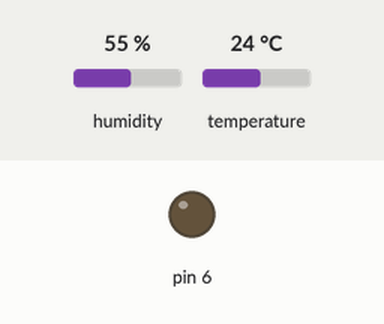
The sketch below on a simulated Arduino Pro Mini, built with avr-gcc and run on an emulated ATmega328P. Parts: output pins drawn as LEDs (lit = HIGH). The inputs (shaded band) are chosen by the test bench; at power-on: humidity 55 %, temperature 24 °C. Sleep ends after the set time or at an interrupt; the modem accepts every AT command (registered, SIM ready, sends succeed) and sends nothing else; what the sketch prints to the serial monitor is not drawn.

Above: at 17.5 s.
At 28.2 s:
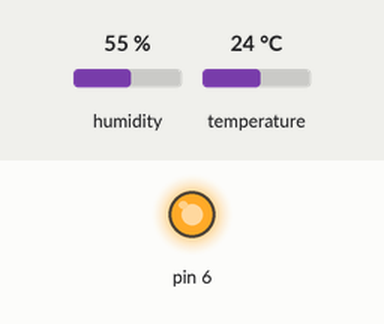
Timing chart, 0 to 43.6 s (numbered marks = the images above):
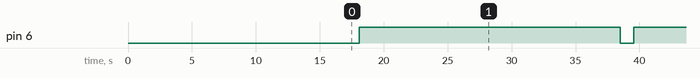

Measured:
- by itself, pin 6: alternates HIGH for 19.4 s and LOW for 1.1 s

The sketch:

xbee_proba_kanpoko.ino
```cpp
#include <SoftwareSerial.h>
//#include "SparkFunHTU21D.h"
#include <avr/sleep.h>
#include <avr/power.h>
#include <DHT.h>

#define LED_PIN 13
#define DHTPIN 5
#define DHTTYPE DHT22  //DHT22 (AM2302)

SoftwareSerial xbee(9, 10); //Rx, Tx
//HTU21D sentsorea;
DHT dht(DHTPIN, DHTTYPE);

volatile int wdt_count = 1;
volatile int f_wakeup = 0;

void setup() {
  // Clear the WDT flag in the MCU Status Register
  MCUSR &= ~(_BV(WDRF));

  // put your setup code here, to run once:
  Serial.begin(9600);

  xbee.begin(9600); // Xbee abiarazi
  setupXbee();

//  sentsorea.begin(); // HTU21D abiarazi
  dht.begin(); // DHT abiarazi

  Serial.println("setup() ProMini ondo"); // Monitor Serie panatailan inprimatzeko
  setupWDT();
}

void setupXbee() {
  pinMode(6, OUTPUT);
  digitalWrite(6, LOW);

  xbee.begin(9600);
  delay(1000);

  xbee.print("+++");
  Serial.println("+++");
  delay(10000);
  while(xbee.available()>0) {
    Serial.print(char(xbee.read()));
  }
  Serial.println();

  xbee.print("ATSM1"); xbee.write(0x0D);
  Serial.println("ATSM1");
  delay(3000);
  while(xbee.available()>0) {
    Serial.print(char(xbee.read()));
  }
  Serial.println();
  /*
  xbee.print("ATWR"); xbee.write(0x0D);
  Serial.println("ATWR");
  delay(5000);
  while(xbee.available()>0) {
    Serial.print(char(xbee.read()));
  }
  Serial.println();
  */
  xbee.print("ATCN"); xbee.write(0x0D);
  Serial.println("ATCN");
  delay(3000);
  while(xbee.available()>0) {
    Serial.print(char(xbee.read()));
  }
  Serial.println();
}


void setupWDT() {
  // ATmega328p manual
  // Setup the WatchDog Timer (WDT) as indicated in section 11.8
  // The WDT Control Register (WDTCSR) is described in section 11.9.2
  // Alterations to the Watchdog set-up must follow timed sequences:
  // 1.- In the same operation, write a logic one to the Watchdog change enable bit (WDCE) and WDE.
  WDTCSR |= (_BV(WDCE) | _BV(WDE));

  // 2.- Within the next four clock cycles, write the WDE and Watchdog prescaler bits (WDP) as desired,
  //     but with the WDCE bit cleared. This must be done in one operation.
  WDTCSR = (1 << WDP2 | 1 << WDP1); // Table 11-2. Watchdog Timer Prescale Select
  // WDP3 WDP2 WDP1 WDP0 Number of WDT Oscillator Cycles Typical Time-out at VCC = 5.0V
  // 0    1    1    0    128K (131072) cycles            1.0s

  // Table 11-1. Watchdog Timer Configuration
  // WDTON WDE WDIE Mode           Action on Time-out
  // 0     0   1    Interrupt Mode Interrupt
  //                               The "WDT_vect" ISR (Interrupt Service Routine) will be called when the WDT times out.
  WDTCSR |= _BV(WDIE); //

  // Table 10-1. Active Clock Domains and Wake-up Sources in the Different Sleep Modes.
  set_sleep_mode(SLEEP_MODE_PWR_DOWN); // maximum power save
}

void loop() {
  // put your main code here, to run repeatedly:

  float hezeK = dht.readHumidity(); //HTU21D-tik hezetasuna neurtu eta humd aldagaian gorde
  float tenpK = dht.readTemperature(); //HTU21D-tik tenperatura neurtu eta temp aldagaian gorde

  if (isnan(hezeK) || isnan(tenpK)) {
    Serial.print("Error");
    return;
  }

  //float hezeK = 2.0; //Sentsore barik aproba egiteko
  //float tenpK = 1.0; //Sentsore barik aproba egiteko
  digitalWrite(6, LOW);
  delay(50);
  Serial.print(hezeK); Serial.print(" "); Serial.println(tenpK);
  xbee.print(hezeK); // Xbee-tik bidali beharreko aldagaia
  xbee.print(" "); // Xbee-tik bidali beharreko datua
  xbee.print(tenpK); // Xbee-tik bidali beharreko aldagaia
  xbee.flush();
  delay(1000);
  digitalWrite(6, HIGH);

  enterSleep();

  digitalWrite(LED_PIN, HIGH);
  delay(1000);
  digitalWrite(LED_PIN, LOW);
  //delay(5000); // 5segunduro bidali datuak
}

// Watchdog Interrupt Service.
// This function is executed when watchdog times out.
ISR(WDT_vect) {
  // keep arduino sleeping for 60s
  if (wdt_count < 20)
    wdt_count++;
  else {
    f_wakeup = 1;
    wdt_count = 1;
  }
}

void enterSleep(void) {
  /* Disable the peripherals. */
  power_all_disable();

  while (f_wakeup == 0) {
    sleep_enable();
    sleep_cpu(); // Enter sleep mode
    sleep_disable(); // The program will continue from here after WDT timeout
  }
  f_wakeup = 0;

  /* Re-enable the peripherals. */
  power_all_enable();
}
```
